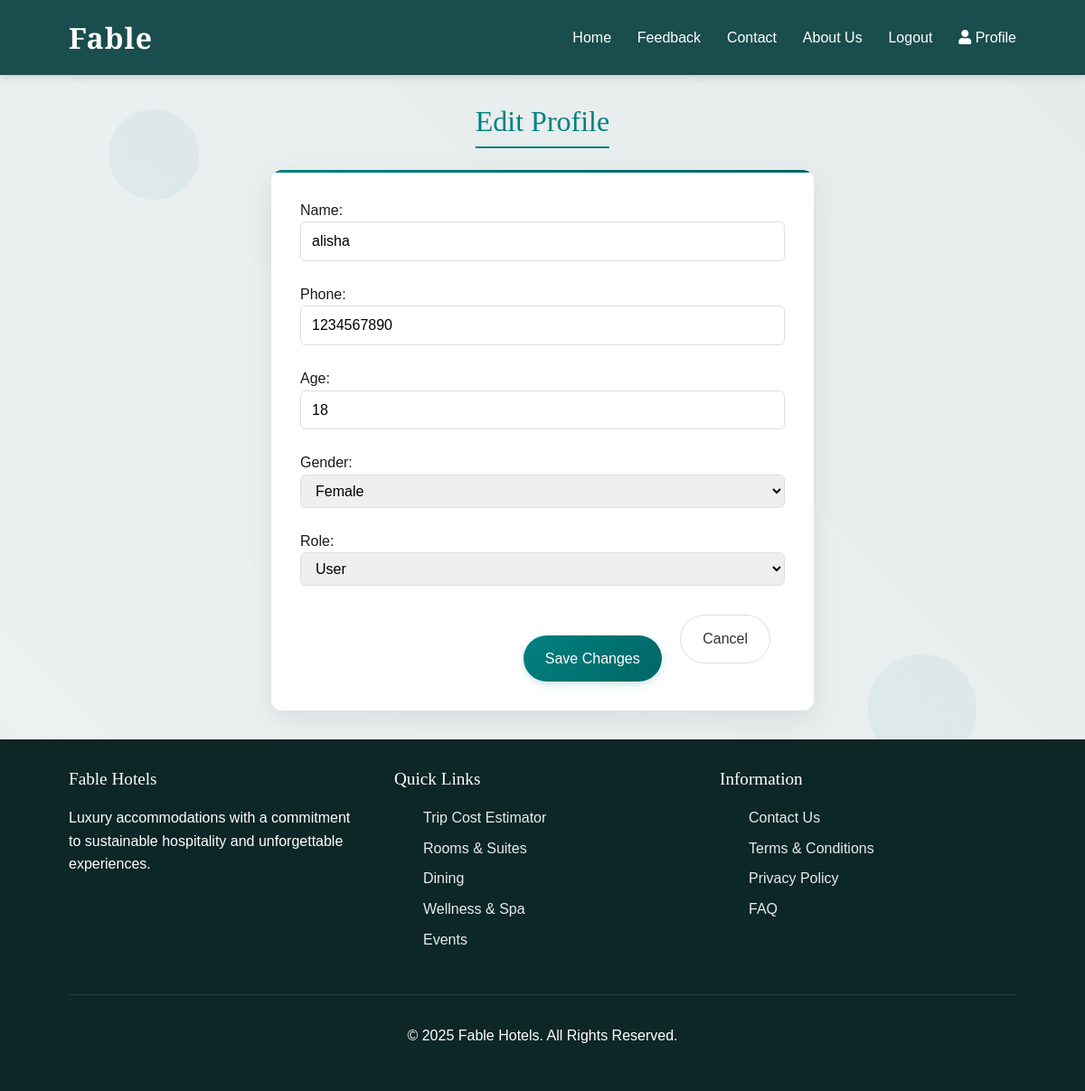
The app's page /AuthApp/profile/edit/ (signed in) with its own data.
### AuthApp/models.py (models this page shows, shortened)
class AppUser(AbstractUser):
    GENDER_CHOICES = (
        ('Male', 'Male'),
        ('Female', 'Female'),
        ('Other', 'Other'),
    )
    email = models.EmailField(unique=True)
    ROLE_CHOICES = (
    ('user', 'User'),
    ('admin', 'Admin'),
    )
    role = models.CharField(max_length=20, choices=ROLE_CHOICES, default='user')
    name = models.CharField(max_length=100)
    phone = models.CharField(max_length=12)
    age = models.IntegerField()
    gender = models.CharField(max_length=10, choices=GENDER_CHOICES)
    username= None
    objects = AppUserManager()
    USERNAME_FIELD = 'email'
    REQUIRED_FIELDS = ['name', 'phone', 'age', 'gender']
    groups = models.ManyToManyField(
        'auth.Group',
        related_name='appuser_groups',  # Unique reverse accessor name
        blank=True,
        help_text='The groups this user belongs to.',
        verbose_name='groups',
    )
    user_permissions = models.ManyToManyField(
        'auth.Permission',
        related_name='appuser_permissions',  # Unique reverse accessor name
        blank=True,
        help_text='Specific permissions for this user.',
        verbose_name='user permissions',
    )

### AuthApp/views.py (the view)
# urls.py: path('profile/edit/', views.edit_profile, name='edit_profile'),
@login_required
def edit_profile(request):
    if request.method == 'POST':
        form = EditProfileForm(request.POST, instance=request.user)
        if form.is_valid():
            form.save()
            messages.success(request, 'Profile updated successfully!')
            return redirect('view_profile')
    else:
        form = EditProfileForm(instance=request.user)
    return render(request, 'edit_profile.html', {'form': form})

### AuthApp/forms.py
class EditProfileForm(forms.ModelForm):
    class Meta:
        model = AppUser
        fields = ['name', 'phone', 'age', 'gender', 'role']  # Add 'role' if you want it editable

### MainApp/templates/edit_profile.html (shortened to what this page needs)
{% extends "base2.html" %}
{% block main_block %}
<div class="animated-bg">
    <span style="width: 100px; height: 100px; left: 10%; top: 10%;"></span>
    <span style="width: 120px; height: 120px; left: 80%; top: 60%;"></span>
</div>
<div class="edit-profile-wrapper">
    <h2>Edit Profile</h2>
    <form method="post">
        <div class="form-fields">
            {% for field in form %}
                <p style="--item-index: {{ forloop.counter }}">
                    {{ field.label_tag }}
                    {{ field }}
                </p>
            {% endfor %}
        </div>
        <div class="button-wrapper">
            <button type="submit">Save Changes</button>
            <a href="{% url 'view_profile' %}">Cancel</a>
        </div>
    </form>
</div>
{% endblock %}

### MainApp/templates/edit_profile.html (style rules this page uses)
:root { --primary-color: #008080; --secondary-color: #006666; --accent-color: #e6f2f2; --text-color: #333333; --light-text: #f5f5f5; --animation-timing: 0.5s; }
h1, h2, h3 { font-family: 'Playfair Display', serif; }
.edit-profile-wrapper { max-width: 600px; margin: 2rem auto; animation: fadeIn 0.8s ease-out; position: relative; z-index: 1; }
.edit-profile-wrapper h2 { text-align: center; margin-bottom: 1.5rem; color: var(--primary-color); position: relative; display: inline-block; left: 50%; transform: translateX(-50%); padding-bottom: 10px; }
.edit-profile-wrapper h2:after { content: ''; position: absolute; bottom: 0; left: 0; width: 0; height: 2px; background-color: var(--primary-color); animation: lineExpand 1.5s forwards ease-out; }
form { background: white; padding: 2rem; border-radius: 12px; box-shadow: 0 10px 30px rgba(0, 0, 0, 0.08); position: relative; overflow: hidden; }
form:before { content: ''; position: absolute; top: 0; left: -100%; width: 100%; height: 3px; background: linear-gradient(90deg, var(--primary-color), var(--secondary-color)); animation: borderSlide 2s 0.5s forwards; }
form p { margin-bottom: 1.5rem; opacity: 0; animation: formItemsFadeIn 0.5s forwards; animation-delay: calc(var(--item-index) * 0.1s); }
form button, form a { display: inline-block; padding: 0.8rem 1.5rem; border-radius: 50px; text-decoration: none; font-weight: 500; transition: all 0.3s ease; text-align: center; position: relative; overflow: hidden; margin-right: 1rem; }
form button { background: linear-gradient(135deg, var(--primary-color), var(--secondary-color)); color: white; border: none; box-shadow: 0 3px 10px rgba(0, 128, 128, 0.2); }
form a { background-color: white; color: var(--text-color); border: 1px solid #ddd; }
.animated-bg { position: fixed; top: 0; left: 0; width: 100%; height: 100%; z-index: -1; background: linear-gradient(45deg, rgba(0, 128, 128, 0.03), rgba(0, 102, 102, 0.06)); overflow: hidden; }
.animated-bg span { position: absolute; background: linear-gradient(45deg, var(--primary-color), var(--secondary-color)); border-radius: 50%; pointer-events: none; opacity: 0.05; animation: float 20s linear infinite; }
input, textarea, select { position: relative; overflow: hidden; width: 100%; padding: 8px 12px; border: 1px solid #ddd; border-radius: 6px; transition: all 0.3s ease; }
.button-wrapper { margin-top: 2rem; text-align: right; }

### MainApp/templates/base2.html (style rules this page uses)
:root { --primary-teal: #1a4d4d; --light-teal: #e6eded; --dark-teal: #0d2626; --accent-teal: #2c7a7a; --text-dark: #1a1a1a; --text-light: #ffffff; }
* { margin: 0; padding: 0; box-sizing: border-box; font-family: 'Arial', sans-serif; }
body { background-color: #f5f5f5; color: var(--text-dark); line-height: 1.6; }

### records on screen
AppUser: form "alisha" "1234567890" "18" "Female" "User"

### other values on screen
{{ field.label_tag }} "Name:" "Phone:" "Age:" "Gender:" "Role:"
